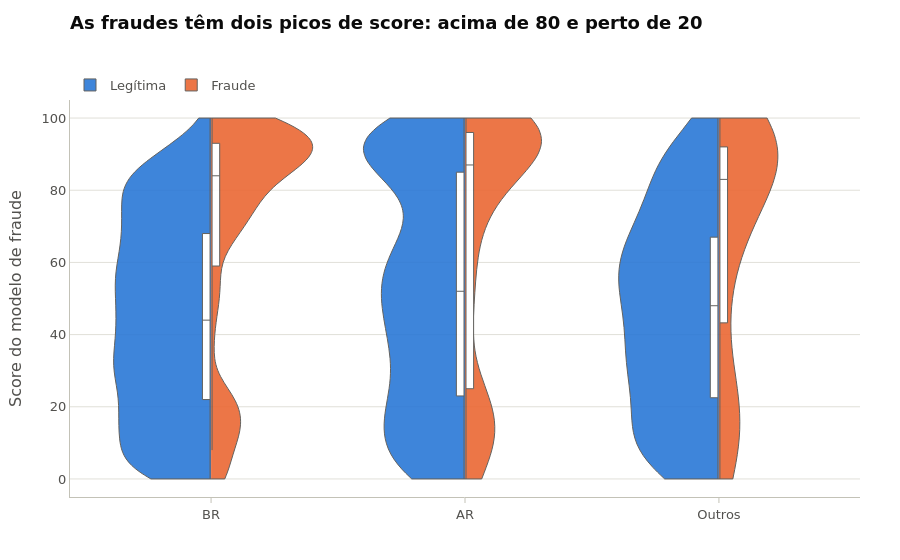

Notebook code cell kept with this figure:
### Markdown cell above
### plotly

O `px.violin` não tem `split`. Fazemos a divisão dizendo para cada trace (um por status) **de que lado** desenhar.

| Personalização | Código | Efeito |
|---|---|---|
| Sobrepor os dois grupos | `violinmode="overlay"` | Os dois violinos de um país ocupam a mesma posição... |
| ...cada um de um lado | `fig.for_each_trace(lambda t: t.update(side=...))` | ...e cada um desenha só uma metade |
| Corte | `spanmode="hard"` | Equivalente ao `cut=0` |
| Cor do corpo | `fillcolor=CORES_STATUS[t.name]` | **Armadilha:** ao mudar `line_color`, o corpo do violino herda essa cor (fica tudo cinza). Informe `fillcolor` explicitamente |
| Quartis | `box_visible=True`, `box_width=0.15` | Não há `inner="quart"`; a alternativa é uma mini caixa dentro |
| Hover | (automático) | Mostra mediana, quartis e o KDE na altura do mouse |

### Code cell
fig = px.violin(
    amostra, x="pais_agrupado", y="score_fraude_modelo", color="status",
    color_discrete_map=CORES_STATUS,
    category_orders={"status": ORDEM_STATUS, "pais_agrupado": ORDEM_PAIS},
    labels={"pais_agrupado": "", "score_fraude_modelo": "Score do modelo de fraude", "status": ""},
    title=TITULO_VIOLINO,
)

fig.update_traces(spanmode="hard", points=False, width=0.8, line_width=1, line_color=TINTA_SECUNDARIA,
                  box_visible=True, box_width=0.15, box_fillcolor="white", box_line_width=1)
# Lado e cor de cada metade. A cor precisa vir DEPOIS do line_color: o plotly usa a cor da linha
# para pintar o corpo quando fillcolor não é informado
fig.for_each_trace(lambda t: t.update(side="negative" if t.name == "Legítima" else "positive",
                                      fillcolor=CORES_STATUS[t.name], opacity=0.9))
fig.update_yaxes(range=[-5, 105])
fig.update_layout(violinmode="overlay", violingap=0.2,
                  legend=dict(orientation="h", x=0, xanchor="left", y=1, yanchor="bottom"))

fig.show()

### Figure 1 — Plotly figure (JSON) as saved in the notebook; plotly's stock layout.template omitted (floating-point values rounded to 4 significant figures; data arrays with more than 128 entries replaced by an {"elided": "..."} marker saying what was removed)
{"data": [{"alignmentgroup": "True", "box": {"fillcolor": "white", "line": {"width": 1}, "visible": true, "width": 0.15}, "fillcolor": "#2a78d6", "hovertemplate": "=%{x}<br>Score do modelo de fraude=%{y}<extra></extra>", "legendgroup": "Legítima", "line": {"color": "#52514e", "width": 1}, "marker": {"color": "#2a78d6"}, "name": "Legítima", "offsetgroup": "Legítima", "opacity": 0.9, "orientation": "v", "points": false, "scalegroup": "True", "showlegend": true, "side": "negative", "spanmode": "hard", "type": "violin", "width": 0.8, "x": {"elided": "5000 str values"}, "x0": " ", "xaxis": "x", "y": {"elided": "5000 int values"}, "y0": " ", "yaxis": "y"}, {"alignmentgroup": "True", "box": {"fillcolor": "white", "line": {"width": 1}, "visible": true, "width": 0.15}, "fillcolor": "#eb6834", "hovertemplate": "=%{x}<br>Score do modelo de fraude=%{y}<extra></extra>", "legendgroup": "Fraude", "line": {"color": "#52514e", "width": 1}, "marker": {"color": "#eb6834"}, "name": "Fraude", "offsetgroup": "Fraude", "opacity": 0.9, "orientation": "v", "points": false, "scalegroup": "True", "showlegend": true, "side": "positive", "spanmode": "hard", "type": "violin", "width": 0.8, "x": {"elided": "5000 str values"}, "x0": " ", "xaxis": "x", "y": {"elided": "5000 int values"}, "y0": " ", "yaxis": "y"}], "layout": {"legend": {"orientation": "h", "title": {"text": ""}, "tracegroupgap": 0, "x": 0, "xanchor": "left", "y": 1, "yanchor": "bottom"}, "title": {"text": "As fraudes têm dois picos de score: acima de 80 e perto de 20"}, "violingap": 0.2, "violinmode": "overlay", "xaxis": {"anchor": "y", "categoryarray": ["BR", "AR", "Outros"], "categoryorder": "array", "domain": [0, 1], "title": {"text": ""}}, "yaxis": {"anchor": "x", "domain": [0, 1], "range": [-5, 105], "title": {"text": "Score do modelo de fraude"}}}}
